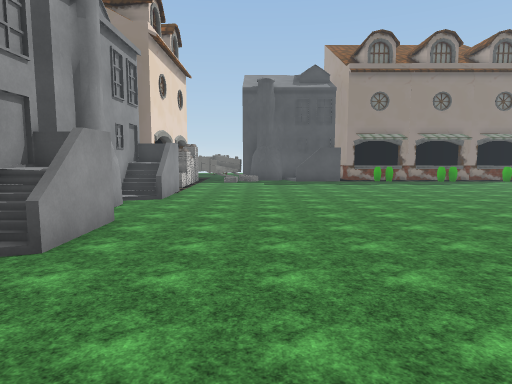
View 1 (above)

24 first-person views from a walk through a scene from a Unity 3-D project. The camera is 1.5 m above the floor, tilts 6° down and sees 75° across. The floor is counted in squares, 1 m on a side. Each view is taken from the middle of a square. On the plan, view 1 faces up. The plan holds only what a view shows up to about 15 squares ahead; the rest is blank. The place goes on beyond the plan. Some surface patterns are stand-ins.

View 2
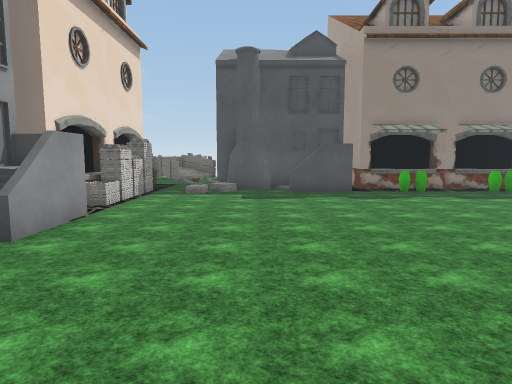

View 3
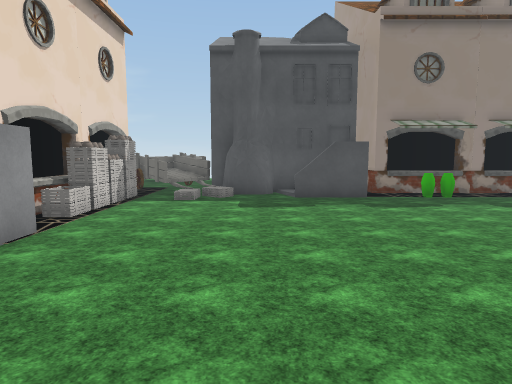

View 4
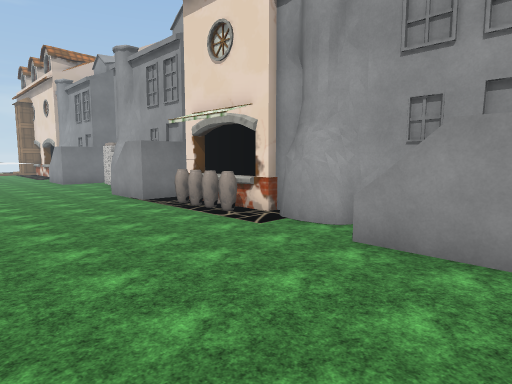

View 5
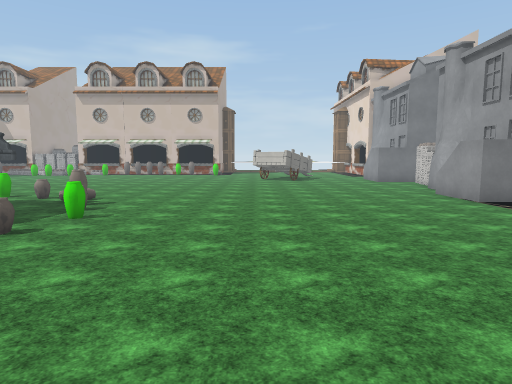

View 6
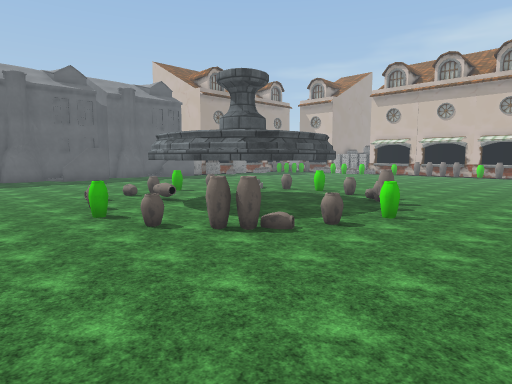

View 7
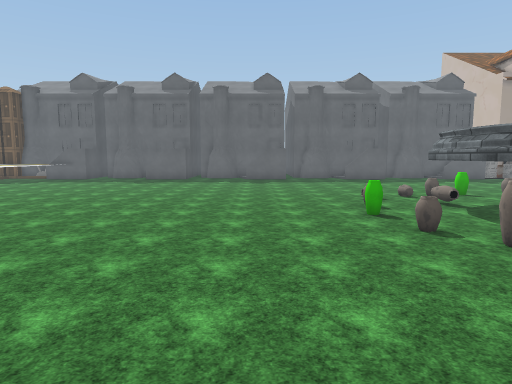

View 8
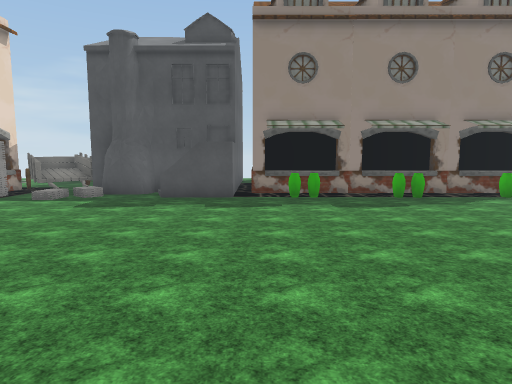

View 9
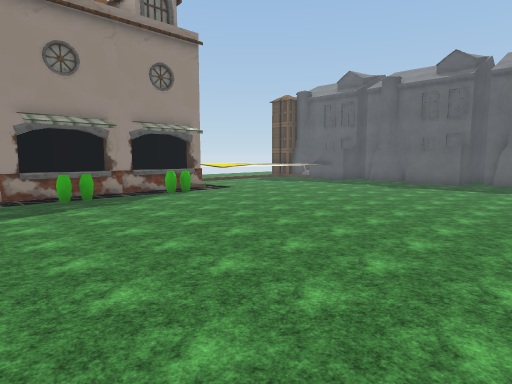

View 10
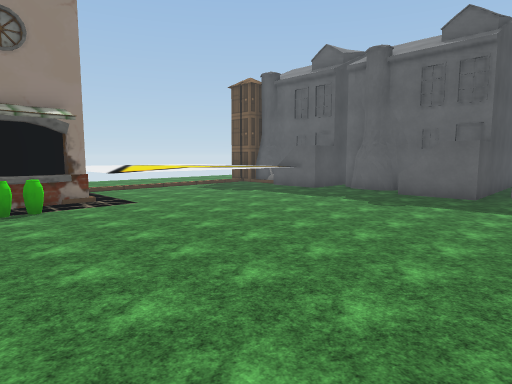

View 11
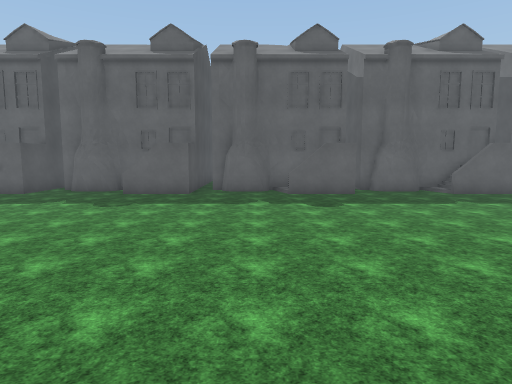

View 12
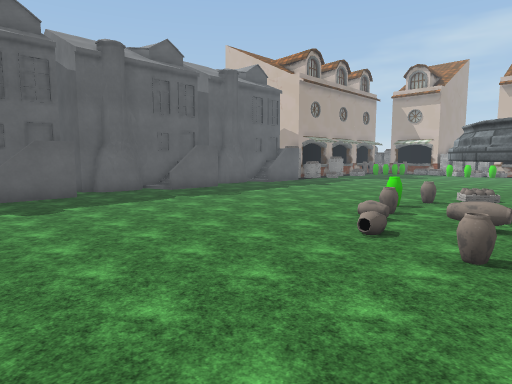

View 13
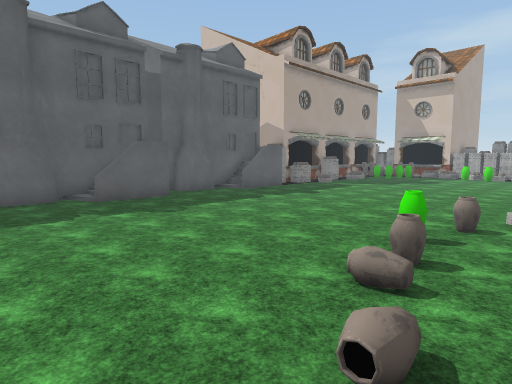

View 14
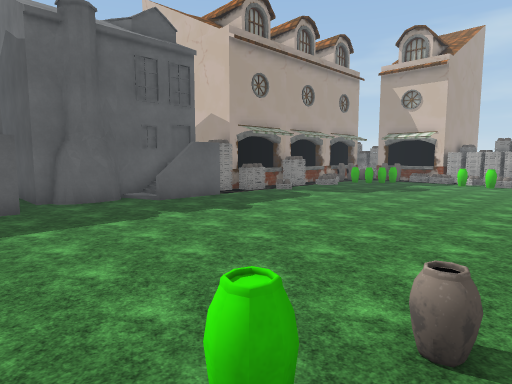

View 15
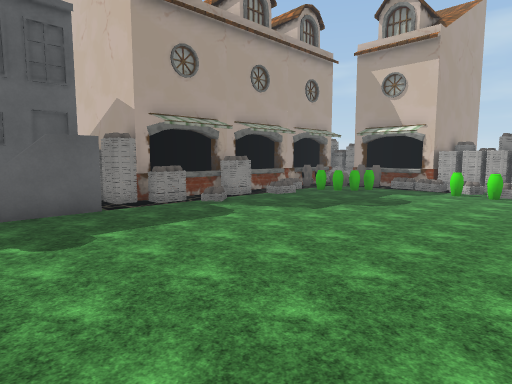

View 16
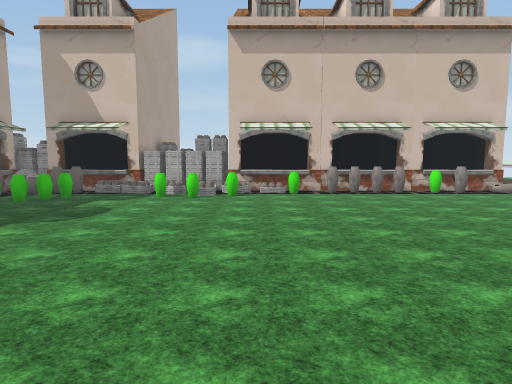

View 17
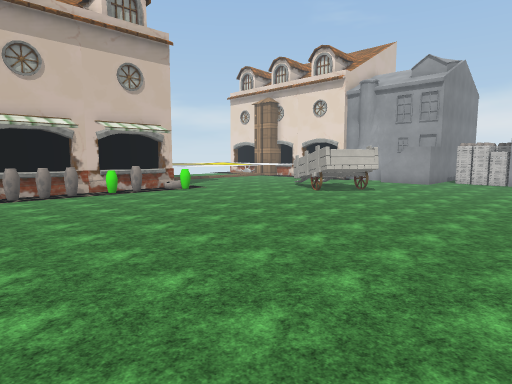

View 18
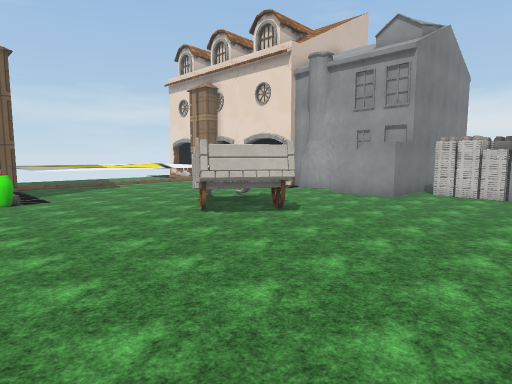

View 19
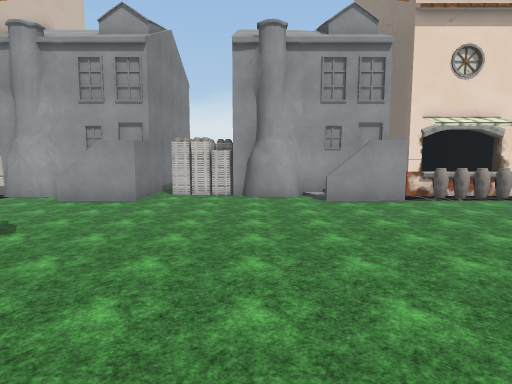

View 20
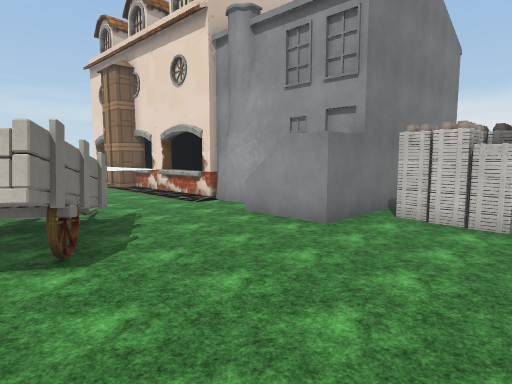

View 21
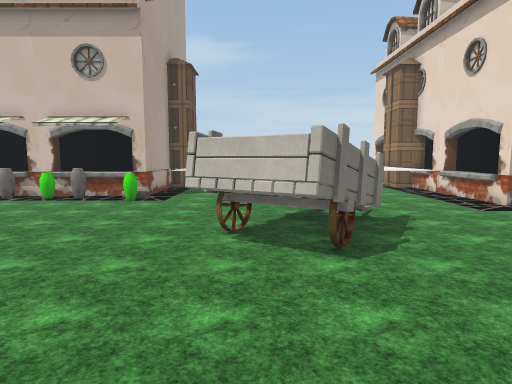

View 22
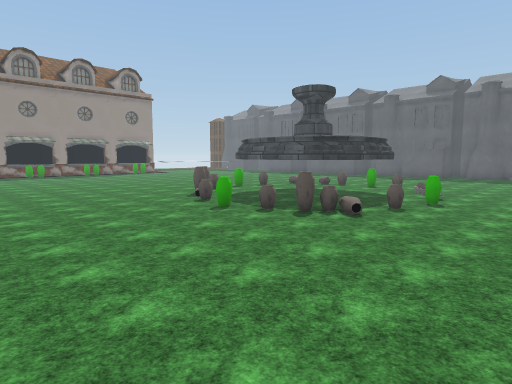

View 23
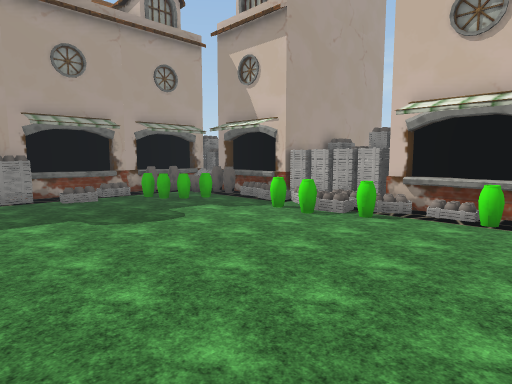

View 24
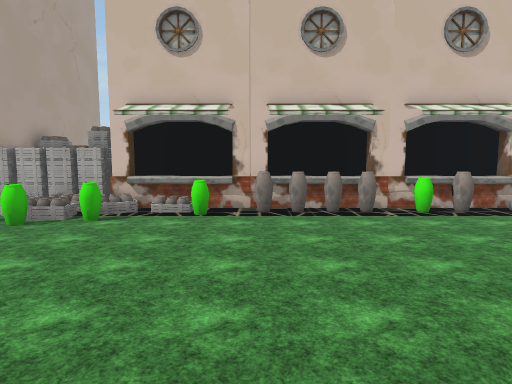

### Floor plan
Key: @ floor where view 1 was taken; # wall or solid block; . main floor; : floor 0.25 m higher than the main floor; + floor 0.5 m higher than the main floor; / step, stairs or slope; = window, fence, low wall or low ledge; ^ raised ledge; B building; A vase; P pot; F fountain; O other object.
Columns run from 7 left of view 1 to 32 right of it. Each row starts with its distance up from view 1.
 24              BB   B   B   ^
 23   BOOO#     BBB   B   B   ^^
 22   BBOO######BBBBBBBBBBBBB#^^^
 21   BOO.OBB=  B  A         ^^^^^ ^    B
 20   BO......BBB.AA..AA..AA......... .BB
 19   BO.................................
 18   BB................................#
 17   BO...............................B#
 16   B ................................#
 15  BB ...............................B#
 14   BBB..............................BB
 13   #BB..............................BB###
 12   #BB...............................
 11    .................................#
 10    B...............................B#
  9    ................................B#
  8   BB...............................B#
  7   #BB..............................BB
  6   #BB..............................BB
  5   #:B..............P.AP.............##
  4   #B.............PPP..P.O..........B#
  3    B.............P.FFFF.............B
  2   B.............P.FF  FP...........B#
  1   BP............P.F FF F.P.........B#
  0   BP...@.......AAFF FF  .A.........B##
 -1   BP............P.F FF  ...........BB#
 -2 BBB.............PPFFF   .P..........##
 -3  BBBB............P.FFFF............B#
 -4   # B..............PAA .............#
 -5   # B...............AA.............B#
 -6   #................................BB
 -7   #B...............................BB
 -8   BB................................OO
 -9  OO................................OOO
-10  OO................................OB
-11  OO................................BB
-12 ###BB..............................OB
-13   # B....OO........................OB
-14   # B...OOOO.......................OBB
-15   #....OO O.......................O.B
-16   #B...OO O........................OB
-17    B...//O.......................AA.B
-18   B ..../..................AA...AA.OBB
-19   B ... ......A........A..A+AA..A.PP
-20   B ^^  ^^^^^^AOPAAPPPPAOOO  O OPP O
-21    B^^   ^ ^^^BBBBBBBBBBBBOOOOOOBBOO
-22   B ^       ^^B  B   B      OOOB
-23  BBB^        ^B  B

Where each view was taken, in squares from view 1:
view 1: 0 up, 0 right, facing up
view 2: 6 up, 1 right, facing up
view 3: 8 up, 1 right, facing up
view 4: 8 up, 2 right, facing down-left
view 5: 8 up, 4 right, facing down
view 6: 8 up, 5 right, facing down-right
view 7: 8 up, 5 right, facing right
view 8: 8 up, 6 right, facing up
view 9: 8 up, 8 right, facing up-right
view 10: 10 up, 14 right, facing up-right
view 11: 10 up, 14 right, facing right
view 12: 10 up, 14 right, facing down-right
view 13: 6 up, 16 right, facing down-right
view 14: 1 up, 17 right, facing down-right
view 15: 4 down, 18 right, facing down-right
view 16: 6 down, 18 right, facing down
view 17: 6 down, 16 right, facing down-left
view 18: 7 down, 9 right, facing down-left
view 19: 8 down, 8 right, facing left
view 20: 8 down, 3 right, facing down-left
view 21: 8 down, 3 right, facing down
view 22: 8 down, 2 right, facing up-right
view 23: 11 down, 15 right, facing down-right
view 24: 11 down, 15 right, facing down
